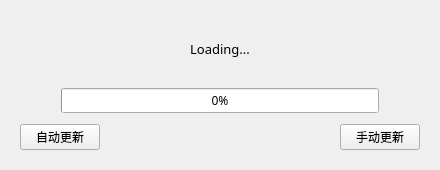
<?xml version="1.0" encoding="UTF-8"?>
<ui version="4.0">
 <class>UpdateForm</class>
 <widget class="QWidget" name="UpdateForm">
  <property name="geometry">
   <rect>
    <x>0</x>
    <y>0</y>
    <width>440</width>
    <height>170</height>
   </rect>
  </property>
  <property name="windowTitle">
   <string>Form</string>
  </property>
  <layout class="QVBoxLayout" name="verticalLayout" stretch="3,1,1">
   <property name="spacing">
    <number>2</number>
   </property>
   <property name="sizeConstraint">
    <enum>QLayout::SetDefaultConstraint</enum>
   </property>
   <item>
    <widget class="QLabel" name="label">
     <property name="font">
      <font>
       <family>微软雅黑</family>
       <pointsize>10</pointsize>
      </font>
     </property>
     <property name="text">
      <string>Loading...</string>
     </property>
     <property name="alignment">
      <set>Qt::AlignCenter</set>
     </property>
    </widget>
   </item>
   <item>
    <widget class="QWidget" name="widget_2" native="true">
     <property name="font">
      <font>
       <family>微软雅黑</family>
       <pointsize>10</pointsize>
      </font>
     </property>
     <layout class="QHBoxLayout" name="horizontalLayout_2">
      <property name="sizeConstraint">
       <enum>QLayout::SetMinAndMaxSize</enum>
      </property>
      <property name="leftMargin">
       <number>50</number>
      </property>
      <property name="topMargin">
       <number>0</number>
      </property>
      <property name="rightMargin">
       <number>50</number>
      </property>
      <property name="bottomMargin">
       <number>0</number>
      </property>
      <item>
       <widget class="QProgressBar" name="progressBar">
        <property name="font">
         <font>
          <family>微软雅黑</family>
          <pointsize>9</pointsize>
         </font>
        </property>
        <property name="value">
         <number>0</number>
        </property>
       </widget>
      </item>
     </layout>
    </widget>
   </item>
   <item>
    <widget class="QWidget" name="widget" native="true">
     <layout class="QHBoxLayout" name="horizontalLayout">
      <property name="spacing">
       <number>6</number>
      </property>
      <item>
       <widget class="QPushButton" name="btn_auto">
        <property name="font">
         <font>
          <family>04b_21</family>
          <pointsize>9</pointsize>
         </font>
        </property>
        <property name="text">
         <string>自动更新</string>
        </property>
       </widget>
      </item>
      <item>
       <spacer name="horizontalSpacer">
        <property name="orientation">
         <enum>Qt::Horizontal</enum>
        </property>
        <property name="sizeHint" stdset="0">
         <size>
          <width>40</width>
          <height>20</height>
         </size>
        </property>
       </spacer>
      </item>
      <item>
       <widget class="QPushButton" name="btn_manual">
        <property name="font">
         <font>
          <family>04b_21</family>
          <pointsize>9</pointsize>
         </font>
        </property>
        <property name="text">
         <string>手动更新</string>
        </property>
       </widget>
      </item>
     </layout>
    </widget>
   </item>
  </layout>
 </widget>
 <resources/>
 <connections/>
</ui>
